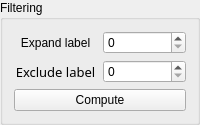
         <widget class="QGroupBox" name="groupBox_2">
          <property name="title">
           <string>Filtering</string>
          </property>
          <layout class="QVBoxLayout" name="verticalLayout_3">
           <item>
            <layout class="QHBoxLayout" name="horizontalLayout_7">
             <item>
              <widget class="QLabel" name="label">
               <property name="styleSheet">
                <string notr="true">font: 10pt &quot;Noto Sans Cond&quot;;</string>
               </property>
               <property name="text">
                <string>Expand label</string>
               </property>
               <property name="alignment">
                <set>Qt::AlignCenter</set>
               </property>
              </widget>
             </item>
             <item>
              <widget class="QSpinBox" name="Den_spinbox">
               <property name="toolTip">
                <string>&lt;html&gt;&lt;head/&gt;&lt;body&gt;&lt;p&gt;Expand labels&lt;/p&gt;&lt;/body&gt;&lt;/html&gt;</string>
               </property>
               <property name="maximum">
                <number>100</number>
               </property>
               <property name="value">
                <number>0</number>
               </property>
              </widget>
             </item>
            </layout>
           </item>
           <item>
            <layout class="QHBoxLayout" name="horizontalLayout_4">
             <item>
              <widget class="QLabel" name="label_filterdiameter">
               <property name="font">
                <font>
                 <family>Noto Sans Cond</family>
                 <pointsize>10</pointsize>
                 <weight>50</weight>
                 <italic>false</italic>
                 <bold>false</bold>
                </font>
               </property>
               <property name="styleSheet">
                <string notr="true">font: 10pt &quot;Noto Sans Cond&quot;;</string>
               </property>
               <property name="text">
                <string>Exclude label</string>
               </property>
               <property name="alignment">
                <set>Qt::AlignCenter</set>
               </property>
              </widget>
             </item>
             <item>
              <widget class="QSpinBox" name="Filter_labelBox">
               <property name="sizePolicy">
                <sizepolicy hsizetype="Preferred" vsizetype="Fixed">
                 <horstretch>0</horstretch>
                 <verstretch>0</verstretch>
                </sizepolicy>
               </property>
               <property name="toolTip">
                <string>&lt;html&gt;&lt;head/&gt;&lt;body&gt;&lt;p&gt;Exclude labels with diameter (pxls) lower than the value&lt;/p&gt;&lt;/body&gt;&lt;/html&gt;</string>
               </property>
               <property name="maximum">
                <number>1000</number>
               </property>
               <property name="singleStep">
                <number>10</number>
               </property>
              </widget>
             </item>
            </layout>
           </item>
           <item>
            <widget class="QPushButton" name="Grainsize_bttn">
             <property name="toolTip">
              <string>&lt;html&gt;&lt;head/&gt;&lt;body&gt;&lt;p&gt;Necessary after labeling or denoising&lt;/p&gt;&lt;/body&gt;&lt;/html&gt;</string>
             </property>
             <property name="text">
              <string>Compute</string>
             </property>
             <property name="icon">
              <iconset>
               <normaloff>TSG_icons/run_icon.png</normaloff>TSG_icons/run_icon.png</iconset>
             </property>
            </widget>
           </item>
          </layout>
         </widget>
